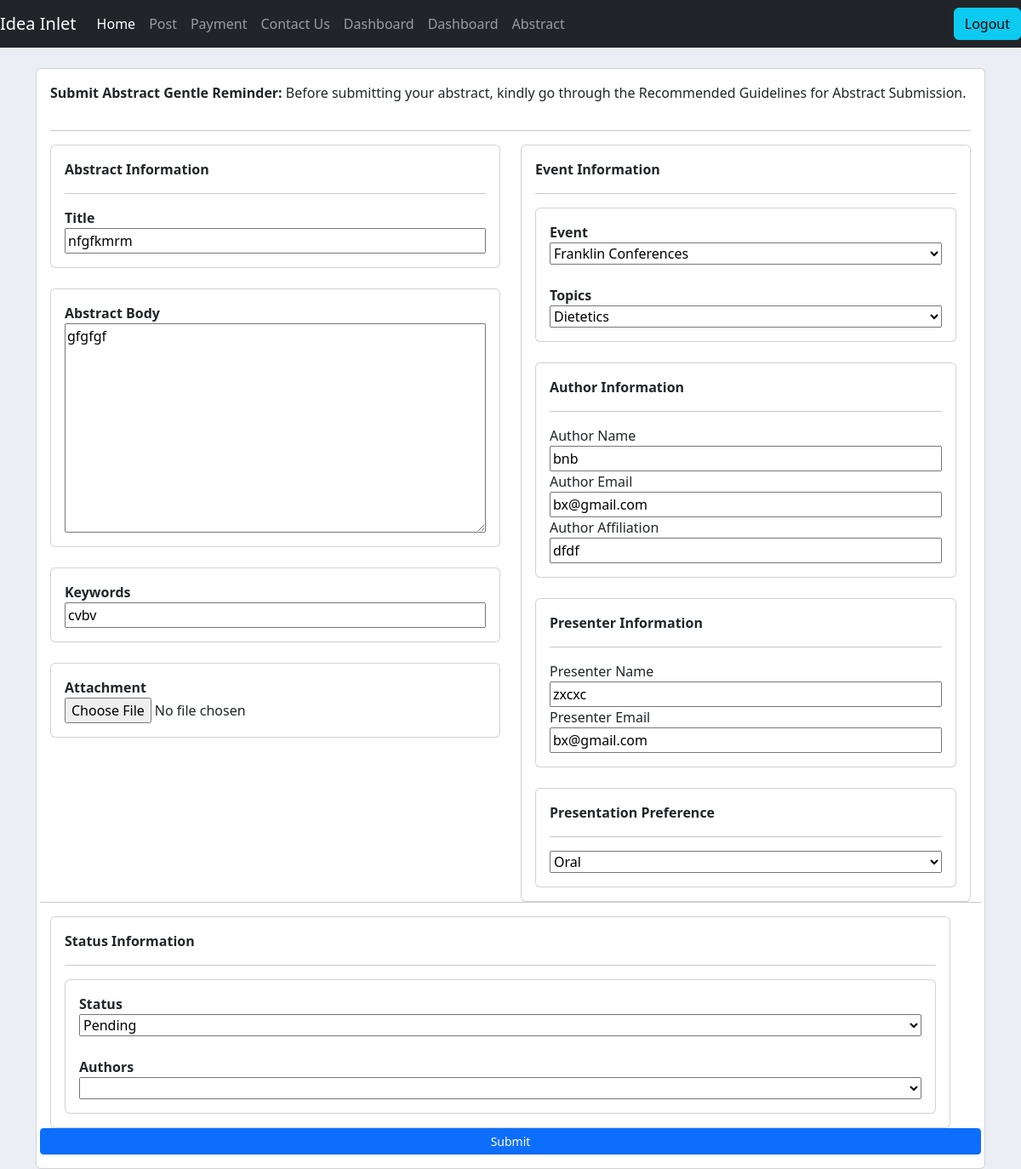
The app's page /update_abstract/2/ (signed in) with its own data.
### abstract/models.py (models this page shows, shortened)
class Abstract(models.Model):
    STATUS = (
        ("Pending", "Pending"),
        ("Under Review", "Under Review"),
        ("Accepted", "Accepted"),
        ("Rejected.", "Rejected"),
    )
    title = models.CharField(max_length=200, null=True)
    abstract_body = models.TextField(max_length=600, null=True)
    keywords = models.CharField(max_length=300, null=True)
    author_name = models.CharField(max_length=200, null=True)
    author_email = models.EmailField(max_length=200, null=True)
    author_affiliation = models.CharField(max_length=200, null=True)
    presenter_name = models.CharField(max_length=200, null=True)
    presenter_email = models.EmailField(max_length=200, null=True)
    date_created = models.DateField(auto_now_add=True, null=True)
    date_updated = models.DateField(auto_now=True, null=True)
    upload = models.FileField(upload_to="uploads/%Y/%m/%d/", blank=True)
    status = models.CharField(max_length=50, choices=STATUS, default='Pending')
    topics = models.ManyToManyField(Topic)
    presentation_preference = models.ManyToManyField(Presentation_type)
    event = models.ForeignKey(Event, null=True, on_delete=models.SET_NULL)
    author = models.ForeignKey(Author, null=True, on_delete=models.SET_NULL)
    editors = models.ManyToManyField(Group, related_name='assigned_abstracts', blank=True)

class Event(models.Model):
    event = models.CharField(max_length=500, null=True)
    def __str__(self):
        return self.event

class Topic(models.Model):
    topics = models.CharField(max_length=1000, null=True)
    def __str__(self):
        return self.topics

class Presentation_type(models.Model):
    presentation_preference = models.CharField(max_length=1000, null=True)
    def __str__(self):
        return self.presentation_preference

### abstract/decorators.py (the view)
        def wrapper_func(request, *args, **kwargs):
            group = None
            if request.user.groups.exists():
                group = request.user.groups.all()[0].name
            if group in allowed_roles:
                return  view_func(request, *args, **kwargs)
            else:
                return render(request, 'abstract/authorize.html')

### abstract/forms.py
class AbstractForm(ModelForm):
    class Meta:
        model = Abstract
        fields = '__all__'
        exclude = ['author']

### abstract/views.py (called while the page is built)
@login_required(login_url='login')
@allowed_users(allowed_roles=['editor', 'author', 'reviewer'])
def updateAbstract(request, pk):
    abstract = Abstract.objects.get(id=pk)
    if request.method == 'POST':
        form = AbstractForm(request.POST, request.FILES, instance=abstract)
        if form.is_valid():
            form.save()
            redirect_url = get_redirect_url(request.user)
            return redirect(redirect_url)
    else:
        form = AbstractForm(instance=abstract)
    is_editor = request.user.groups.filter(name='editor').exists()
    context = {'form': form, 'is_editor':is_editor}
    return render(request, 'abstract/abstract_form.html', context)

### abstract/templates/abstract/abstract_form.html (shortened to what this page needs)
{% extends 'abstract/main.html' %}
{% load static %}
{% block content %}
<br>
<div class="container h-50">
    <div class="col-md-12">
        <div class="card card-body">
            <p><strong>Submit Abstract
                Gentle Reminder:</strong> Before submitting your abstract,
                kindly go through the Recommended Guidelines for Abstract Submission.
            </p>
            <hr>
            <form action="" method="POST" enctype="multipart/form-data">
                <div class="row">
                    <div class="col-md-6">
                        <div class="card card-body">
                            <label for="Author"><strong> Abstract Information</strong></label>
                            <hr>
                            <label for="Title"><strong> Title </strong></label>
                            {{ form.title}}
                        </div>
                        <br>
                        <div class="card card-body">
                            <label for="Body"><strong> Abstract Body </strong></label>
                            {{ form.abstract_body}}
                        </div>
                        <br>
                        <div class="card card-body">
                            <label for="Keywords"><strong> Keywords </strong></label>
                            {{ form.keywords}}
                        </div>
                        <br>
                        <div class="card card-body">
                            <label for="upload"><strong> Attachment </strong></label>
                            {{ form.upload}}
                        </div>
                    </div>
                    <div class="col-md">
                        <div class="card card-body">
                            <label for="Event Information"><strong> Event Information</strong></label>
                            <hr>
                            <div class="card card-body">
                                <label for="Event"><strong> Event</strong></label>
                                {{form.event}}
                                <br>
                            <label for="Topics"><strong> Topics </strong></label>
                            <select name="topics">
                                {% for choice in form.topics.field.choices %}
                                    <option value="{{ choice.0 }}">{{ choice.1 }}</option>
                                {% endfor %}
                            </select>
                        </div>
                        <br>
                        <div class="card card-body">
                            <label for="Author"><strong> Author Information</strong></label>
                            <hr>
                            <label for="upload">Author Name</label>
                            {{ form.author_name }}
                            <label for="upload">Author Email</label>
                            {{ form.author_email }}
                            <label for="upload">Author Affiliation</label>
                            {{ form.author_affiliation }}
                        </div>
                        <br>
                        <div class="card card-body">
                            <label for="Presenter"><strong> Presenter Information</strong></label>
                            <hr>
                            <label for="Presenter Name">Presenter Name</label>
                            {{ form.presenter_name }}
                            <label for="Presenter Email">Presenter Email</label>
                            {{ form.presenter_email }}
                        </div>
                        <br>
                        <div class="card card-body">
                            <label for="Preference"><strong> Presentation Preference</strong></label>
                            <hr>
                            <select name="presentation_preference">
                                {% for choice in form.presentation_preference.field.choices %}
                                    <option value="{{ choice.0 }}">{{ choice.1 }}</option>
                                {% endfor %}
                            </select>
                        </div>
                    </div>
                </div>
                {% if is_editor or request.user.is_staff %}
                <br>
                <hr>
                <div class="row">
                    <div class="col-md">
                        <div class="card card-body">
                            <label for="Status Information"><strong> Status Information</strong></label>
                            <hr>
                            <div class="card card-body">
                                <label for="Status"><strong> Status</strong></label>
                                <select name="status">
                                    {% for choice in form.status.field.choices %}
                                        <option value="{{ choice.0 }}">{{ choice.1 }}</option>
                                    {% endfor %}
                                </select>
                                <br>
                                <label for="Authors"><strong> Authors</strong></label>
                                <select name="author">
                                </select>
                            </div>
                        </div>
                    </div>
                    {% endif %}
                </div>
                <input class="btn btn-primary btn-sm" type="submit" name="Submit">
            </form>
        </div>
    </div>
</div>
{% endblock %}

### abstract/static/css/main.css (style rules this page uses)
body { background-color: #ebeff5; }

### records on screen
Abstract: title "nfgfkmrm", abstract_body "gfgfgf", keywords "cvbv", author_name "bnb", author_email "bx@gmail.com", author_affiliation "dfdf", presenter_name "zxcxc", presenter_email "bx@gmail.com"
Event: event "Franklin Conferences"
Topic: topics "Dietetics"
Presentation_type: presentation_preference "Oral"

### other values on screen
form field status "Pending"
